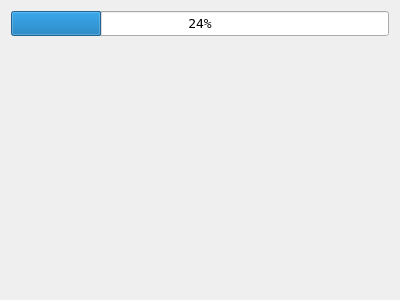
<?xml version="1.0" encoding="UTF-8"?>
<ui version="4.0">
 <class>splash</class>
 <widget class="QDialog" name="splash">
  <property name="geometry">
   <rect>
    <x>0</x>
    <y>0</y>
    <width>400</width>
    <height>300</height>
   </rect>
  </property>
  <property name="font">
   <font>
    <family>Bitstream Vera Sans Mono</family>
    <pointsize>10</pointsize>
   </font>
  </property>
  <property name="windowTitle">
   <string>Initializing</string>
  </property>
  <property name="windowIcon">
   <iconset>
    <normaloff>res/flatearth.ico</normaloff>res/flatearth.ico</iconset>
  </property>
  <layout class="QGridLayout" name="gridLayout">
   <item row="0" column="0">
    <layout class="QVBoxLayout" name="verticalLayout">
     <item>
      <widget class="QProgressBar" name="progressBar">
       <property name="value">
        <number>24</number>
       </property>
      </widget>
     </item>
     <item>
      <widget class="QLabel" name="statusLab">
       <property name="text">
        <string/>
       </property>
      </widget>
     </item>
    </layout>
   </item>
  </layout>
 </widget>
 <resources/>
 <connections/>
</ui>
